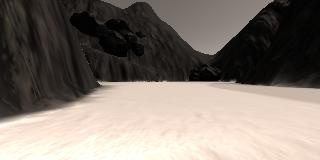
#> input picture Chapter 3 - Resizing and Cropping/resources/sample.jpg, 320 x 160 px
$ python _2_cropping.py
#> lines starting #> are read from the running program, lines starting #| are printed output that depends on the picture
import cv2
import numpy as np

img = cv2.imread("resources/sample.jpg")
#> img is the input picture: shape (160, 320, 3); mean B, G, R 110.8, 119, 128.4

# find the size for image above
# obj.shape : chek the shape of our image
#             the first output - height
#                 second output - width
#                 third output - channels (3 for RGB)
print( img.shape )
#| (160, 320, 3)
cv2.imshow("Original", img)

# basically, image is an array of pixel
# so to cropping an image we can add square brackets with argument 'height-width'
# same as we do the array-slicing
imgCropped = img[25:100, 50:]
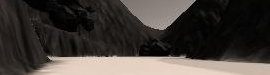
#> imgCropped: shape (75, 270, 3); mean B, G, R 57.3, 62.1, 68
cv2.imshow("Cropped", imgCropped)

cv2.waitKey(0)

# NOTE THAT IN OPEN CV, THE SEQUENCE IS 'WIDTH-HEIGHT'
# BUT IN THE PYTHON DEFAULT, THE SEQUENCE IS 'HEIGHT-WIDTH'
